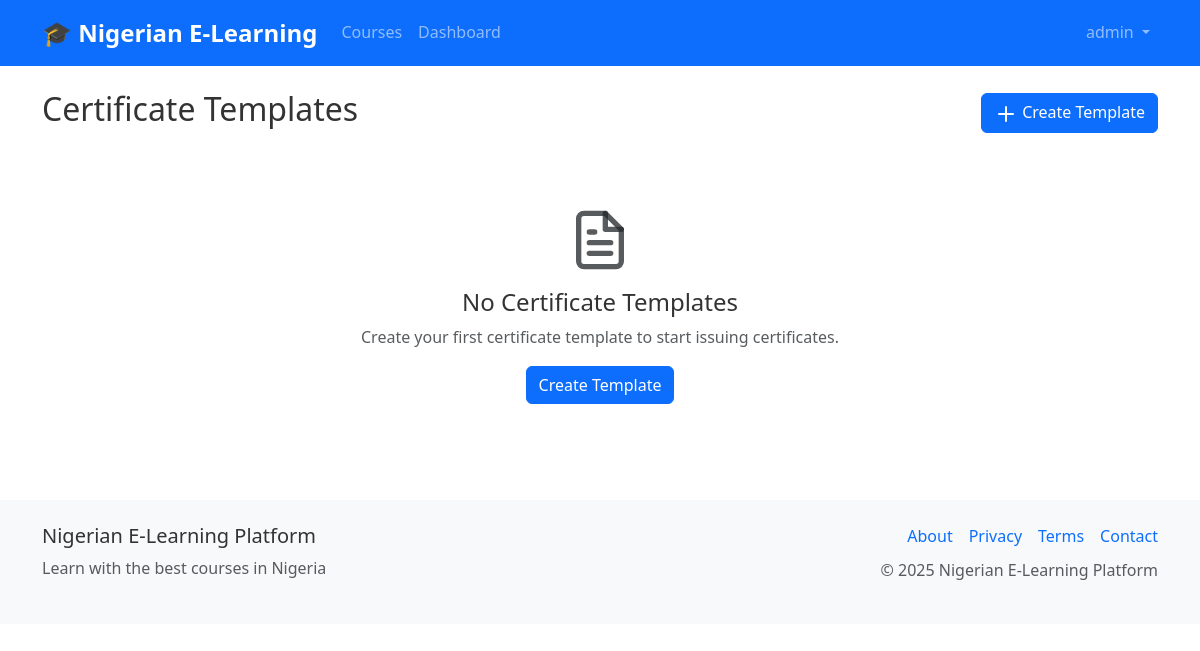
/admin/certificate-templates (signed in), run on an earlier commit of the app's database.
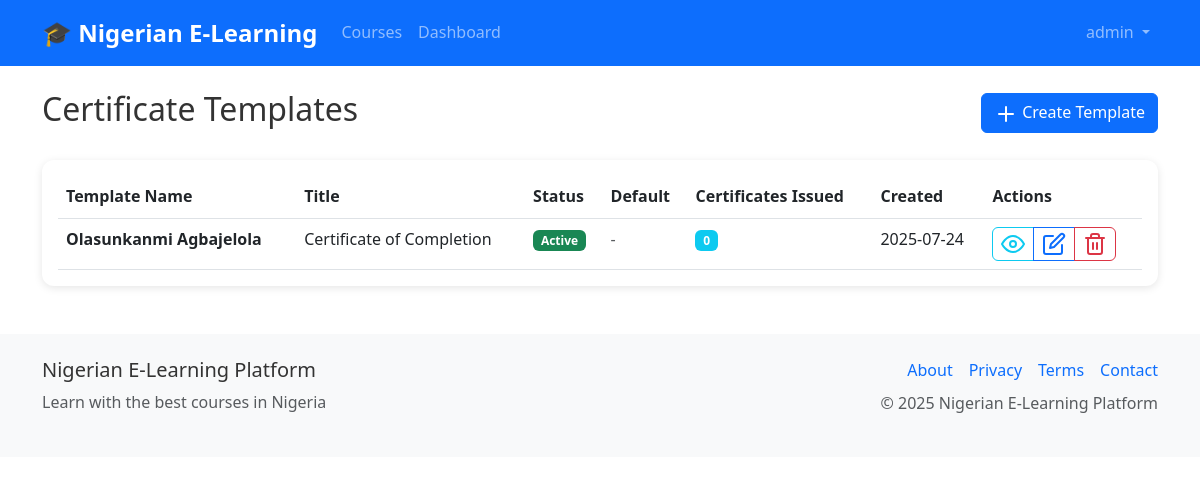
And on a later commit of the database.
### models.py (models this page shows, shortened)
class User(UserMixin, db.Model):
    id = db.Column(db.Integer, primary_key=True)
    username = db.Column(db.String(80), unique=True, nullable=False)
    email = db.Column(db.String(120), unique=True, nullable=False)
    password_hash = db.Column(db.String(256), nullable=False)
    role = db.Column(db.String(20), nullable=False, default='student')  # admin, instructor, student
    first_name = db.Column(db.String(50))
    last_name = db.Column(db.String(50))
    active = db.Column(db.Boolean, default=True)
    banned = db.Column(db.Boolean, default=False)
    ban_reason = db.Column(db.Text)
    email_verified = db.Column(db.Boolean, default=False)
    verification_token = db.Column(db.String(100))
    password_reset_token = db.Column(db.String(100))
    password_reset_expires = db.Column(db.DateTime)
    email_verification_token = db.Column(db.String(100))
    email_verification_expires = db.Column(db.DateTime)
    premium_user = db.Column(db.Boolean, default=False)
    instructor_verified = db.Column(db.Boolean, default=False)
    badge_level = db.Column(db.String(20), default='basic')  # basic, bronze, silver, gold, premium
    wallet_balance = db.Column(db.Float, default=0.0)
    course_credits = db.Column(db.Integer, default=0)
    created_at = db.Column(db.DateTime, default=datetime.utcnow)
    last_login = db.Column(db.DateTime)
    courses_created = db.relationship('Course', backref='instructor', lazy='dynamic')
    enrollments = db.relationship('Enrollment', backref='student', lazy='dynamic')
    payments = db.relationship('Payment', backref='user', lazy='dynamic')
    wallet_transactions = db.relationship('WalletTransaction', backref='user', lazy='dynamic')
    quiz_attempts = db.relationship('QuizAttempt', backref='user', lazy='dynamic')
    assignment_submissions = db.relationship('AssignmentSubmission', backref='user', lazy='dynamic')
    course_credits = db.relationship('CourseCredit', backref='student_credit', lazy='dynamic')
    def is_account_active(self) -> bool:
        return bool(self.active and not self.banned)
    @property
    def is_active(self):
        return self.is_account_active()

class CertificateTemplate(db.Model):
    id = db.Column(db.Integer, primary_key=True)
    name = db.Column(db.String(200), nullable=False)
    title = db.Column(db.String(300), default='Certificate of Completion')
    subtitle = db.Column(db.String(300), default='This is to certify that')
    content_template = db.Column(db.Text, default='{{student_name}} has successfully completed the course {{course_title}} on {{completion_date}}')
    signature_line = db.Column(db.String(200), default='Instructor Signature')
    background_color = db.Column(db.String(7), default='#ffffff')  # Hex color
    text_color = db.Column(db.String(7), default='#000000')  # Hex color
    border_style = db.Column(db.String(50), default='solid')  # solid, dashed, dotted
    border_color = db.Column(db.String(7), default='#000000')
    header_color = db.Column(db.String(7), default='#2E86AB')  # Header background
    accent_color = db.Column(db.String(7), default='#A23B72')  # Accent elements
    gradient_start = db.Column(db.String(7), default='#667eea')  # Gradient start
    gradient_end = db.Column(db.String(7), default='#764ba2')  # Gradient end
    use_gradient = db.Column(db.Boolean, default=False)
    company_logo_url = db.Column(db.String(500))  # URL to company logo
    logo_width = db.Column(db.Integer, default=100)  # Logo width in pixels
    logo_height = db.Column(db.Integer, default=100)  # Logo height in pixels
    font_family = db.Column(db.String(100), default='serif')
    decorative_elements = db.Column(db.Boolean, default=True)
    seal_design = db.Column(db.String(50), default='classic')  # classic, modern, minimal
    is_default = db.Column(db.Boolean, default=False)
    is_active = db.Column(db.Boolean, default=True)
    created_at = db.Column(db.DateTime, default=datetime.utcnow)
    certificates = db.relationship('Certificate', backref='template', lazy='dynamic')

### routes.py (the view)
@app.route('/admin/certificate-templates')
@login_required
@admin_required
def manage_certificate_templates():
    templates = CertificateTemplate.query.order_by(CertificateTemplate.created_at.desc()).all()
    return render_template('admin/certificate_templates.html', templates=templates)

### app.py (called while the page is built)
@login_manager.user_loader
def load_user(user_id):
    from models import User
    return User.query.get(int(user_id))

### routes.py (called while the page is built)
@app.context_processor
def inject_settings():
    settings = SystemSettings.query.first()
    return dict(settings=settings)

### utils.py (called while the page is built)
def admin_required(f):
    @wraps(f)
    def decorated_function(*args, **kwargs):
        if not current_user.is_authenticated or current_user.role != 'admin':
            flash('Admin access required', 'danger')
            return redirect(url_for('dashboard'))
        return f(*args, **kwargs)
    return decorated_function

### templates/admin/certificate_templates.html (shortened to what this page needs)
{% extends "base.html" %}
{% block content %}
<div class="row">
    <div class="col-12">
        <div class="d-flex justify-content-between align-items-center mb-4">
            <h2>Certificate Templates</h2>
            <a href="{{ url_for('create_certificate_template') }}" class="btn btn-primary">
                <i data-feather="plus" class="me-1"></i>Create Template
            </a>
        </div>
        {% if templates %}
        <div class="card">
            <div class="card-body">
                <div class="table-responsive">
                    <table class="table table-hover">
                        <thead>
                            <tr>
                                <th>Template Name</th>
                                <th>Title</th>
                                <th>Status</th>
                                <th>Default</th>
                                <th>Certificates Issued</th>
                                <th>Created</th>
                                <th>Actions</th>
                            </tr>
                        </thead>
                        <tbody>
                            {% for template in templates %}
                            <tr>
                                <td>
                                    <strong>{{ template.name }}</strong>
                                </td>
                                <td>{{ template.title }}</td>
                                <td>
                                    {% if template.is_active %}
                                    <span class="badge bg-success">Active</span>
                                    {% else %}
                                    <span class="badge bg-secondary">Inactive</span>
                                    {% endif %}
                                </td>
                                <td>
                                    {% if template.is_default %}
                                    <span class="badge bg-primary">Default</span>
                                    {% else %}
                                    <span class="text-muted">-</span>
                                    {% endif %}
                                </td>
                                <td>
                                    <span class="badge bg-info">{{ template.certificates.count() }}</span>
                                </td>
                                <td>{{ template.created_at.strftime('%Y-%m-%d') }}</td>
                                <td>
                                    <div class="btn-group btn-group-sm">
                                        <a href="{{ url_for('preview_certificate_template', template_id=template.id) }}"
                                           class="btn btn-outline-info" target="_blank">
                                            <i data-feather="eye"></i>
                                        </a>
                                        <a href="{{ url_for('edit_certificate_template', template_id=template.id) }}"
                                           class="btn btn-outline-primary">
                                            <i data-feather="edit"></i>
                                        </a>
                                        {% if template.certificates.count() == 0 %}
                                        <button class="btn btn-outline-danger"
                                                onclick="deleteTemplate({{ template.id }}, '{{ template.name }}')">
                                            <i data-feather="trash-2"></i>
                                        </button>
                                        {% endif %}
                                    </div>
                                </td>
                            </tr>
                            {% endfor %}
                        </tbody>
                    </table>
                </div>
            </div>
        </div>
        {% else %}
        <div class="text-center py-5">
            <i data-feather="file-text" style="width: 64px; height: 64px;" class="text-muted mb-3"></i>
            <h4>No Certificate Templates</h4>
            <p class="text-muted">Create your first certificate template to start issuing certificates.</p>
            <a href="{{ url_for('create_certificate_template') }}" class="btn btn-primary">Create Template</a>
        </div>
        {% endif %}
    </div>
</div>
{% endblock %}

### templates/base.html (shortened to what this page needs)
<!DOCTYPE html>
<html lang="en">
<head>
    <link href="https://cdn.jsdelivr.net/npm/bootstrap@5.3.0/dist/css/bootstrap.min.css" rel="stylesheet">
    <link href="https://cdn.jsdelivr.net/npm/feather-icons@4.28.0/dist/feather.min.css" rel="stylesheet">
    <link href="{{ url_for('static', filename='css/style.css') }}" rel="stylesheet">
</head>
<body>
    <nav class="navbar navbar-expand-lg navbar-dark bg-primary">
        <div class="container">
            <a class="navbar-brand" href="{{ url_for('index') }}">
                <strong>🎓 Nigerian E-Learning</strong>
            </a>
            <div class="collapse navbar-collapse" id="navbarNav">
                <ul class="navbar-nav me-auto">
                    <li class="nav-item">
                        <a class="nav-link" href="{{ url_for('courses') }}">Courses</a>
                    </li>
                    {% if current_user.is_authenticated %}
                    <li class="nav-item">
                        <a class="nav-link" href="{{ url_for('dashboard') }}">Dashboard</a>
                    </li>
                    {% endif %}
                </ul>
                <ul class="navbar-nav">
                    {% if current_user.is_authenticated %}
                    <li class="nav-item dropdown">
                        <a class="nav-link dropdown-toggle" href="#" role="button" data-bs-toggle="dropdown">
                            {{ current_user.username }}
                        </a>
                    </li>
                    {% endif %}
                </ul>
            </div>
        </div>
    </nav>
    <main class="container my-4">
        {% block content %}{% endblock %}
    </main>
    <footer class="bg-light mt-5 py-4">
        <div class="container">
            <div class="row">
                <div class="col-md-6">
                    <h5>Nigerian E-Learning Platform</h5>
                    <p class="text-muted">Learn with the best courses in Nigeria</p>
                </div>
                <div class="col-md-6 text-md-end">
                    <div class="d-flex justify-content-md-end justify-content-center gap-3 mb-2">
                        <a href="#" class="text-decoration-none">About</a>
                        <a href="#" class="text-decoration-none">Privacy</a>
                        <a href="#" class="text-decoration-none">Terms</a>
                        <a href="#" class="text-decoration-none">Contact</a>
                    </div>
                    <p class="text-muted">© 2025 Nigerian E-Learning Platform</p>
                </div>
            </div>
        </div>
    </footer>
</body>
</html>

### static/css/style.css (style rules this page uses)
:root { --primary-color: #0d6efd; --success-color: #198754; --warning-color: #ffc107; --danger-color: #dc3545; --naira-color: #00b04f; --dark-color: #212529; --light-color: #f8f9fa; }
body { font-family: 'Segoe UI', Tahoma, Geneva, Verdana, sans-serif; line-height: 1.6; color: #333; }
.navbar-brand { font-weight: 700; font-size: 1.5rem; }
.navbar-nav .nav-link { font-weight: 500; transition: color 0.3s ease; }
.card { border: none; box-shadow: 0 0.125rem 0.25rem rgba(0, 0, 0, 0.075); transition: box-shadow 0.15s ease-in-out; }
.btn { border-radius: 0.375rem; font-weight: 500; transition: all 0.3s ease; }
.btn-primary { background-color: var(--primary-color); border-color: var(--primary-color); }
.badge { font-size: 0.75rem; font-weight: 600; }
.table { margin-bottom: 0; }
.table th { border-top: none; font-weight: 600; color: var(--dark-color); }
footer { margin-top: auto; }

### templates/base.html (style rules this page uses)
:root { --vh: 1vh; }
.nav-link, .dropdown-item { padding: 12px 16px; }
.card { border-radius: 12px; box-shadow: 0 2px 8px rgba(0,0,0,0.1); }

What changed in the data, as far as the page shows it:
added CertificateTemplate: name "Olasunkanmi Agbajelola", title "Certificate of Completion", is_active "Active", certificates.count "0", created_at "2025-07-24"
Also different on the page:
text no longer shown: "No Certificate Templates Create your first certificate template to start issuing certificates. Create Template"
text now shown: "Template Name Title Status Default Certificates Issued Created Actions"
